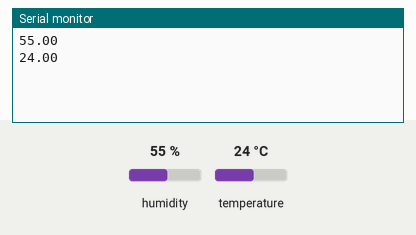
Simulated run of this sketch. Board: ESP8266 (NodeMCU). On the bench: the last lines printed to the serial monitor. The test bench sets the inputs (shaded band); at power-on: humidity 55 %, temperature 24 °C. WiFi joins after 1.5 s; servers stay silent unless stated.

Above: at 3.0 s.
3.1 s: humidity set to 22 %
At 4.4 s:
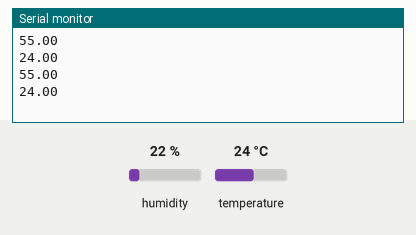
4.6 s: temperature set to 12 °C
At 6.0 s:
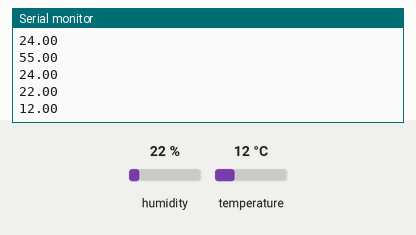
6.1 s: humidity set to 40 %
At 8.4 s:
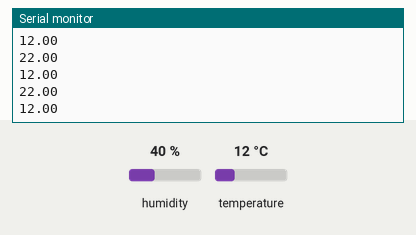
Timing chart, 0 to 9.9 s (numbered marks = the images above; inputs shaded):
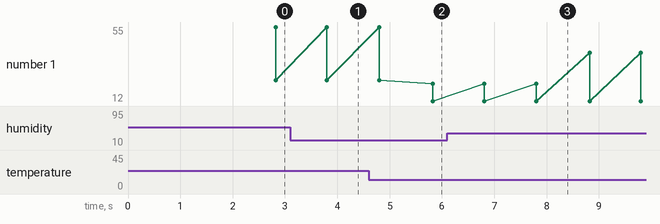

Measured:
- after the input at 4.6 s, the serial monitor: prints a new line after 1.2 s (image 2)
- plotted number 1: 24 → 12 after the input at 4.6 s

The sketch:

TestBlynkAppLED.ino
```cpp
// (licence header left out)
/* Comment this out to disable prints and save space */
#define BLYNK_PRINT Serial


#include <ESP8266WiFi.h>
#include <BlynkSimpleEsp8266.h>
#include <DHT.h>

// You should get Auth Token in the Blynk App.
// Go to the Project Settings (nut icon).
char auth[] = "f121816ac7864bdcb30cb46785877ba5";

// Your WiFi credentials.
// Set password to "" for open networks.
char ssid[] = "Quality Thought 605B";
char pass[] = "roundtable";

#define DHTPIN 5          // What digital pin we're connected to

// Uncomment whatever type you're using!
#define DHTTYPE DHT11     // DHT 11
//#define DHTTYPE DHT22   // DHT 22, AM2302, AM2321
//#define DHTTYPE DHT21   // DHT 21, AM2301

DHT dht(DHTPIN, DHTTYPE);
BlynkTimer timer;

// This function sends Arduino's up time every second to Virtual Pin (5).
// In the app, Widget's reading frequency should be set to PUSH. This means
// that you define how often to send data to Blynk App.
void sendSensor()
{
  float h = dht.readHumidity();
  float t = dht.readTemperature(); // or dht.readTemperature(true) for Fahrenheit
 Serial.println(h);
  Serial.println(t);
  if (isnan(h) || isnan(t)) {
    Serial.println("Failed to read from DHT sensor!");
    return;
  }
  // You can send any value at any time.
  // Please don't send more that 10 values per second.
  Blynk.virtualWrite(V5, h);
  Blynk.virtualWrite(V6, t);
}

void setup()
{
  // Debug console
  Serial.begin(9600);

  Blynk.begin(auth, ssid, pass);
  // You can also specify server:
  //Blynk.begin(auth, ssid, pass, "blynk-cloud.com", 80);
  //Blynk.begin(auth, ssid, pass, IPAddress(192,168,1,100), 8080);

  dht.begin();

  // Setup a function to be called every second
  timer.setInterval(1000L, sendSensor);
}

void loop()
{
  Blynk.run();
  timer.run();
}
```
